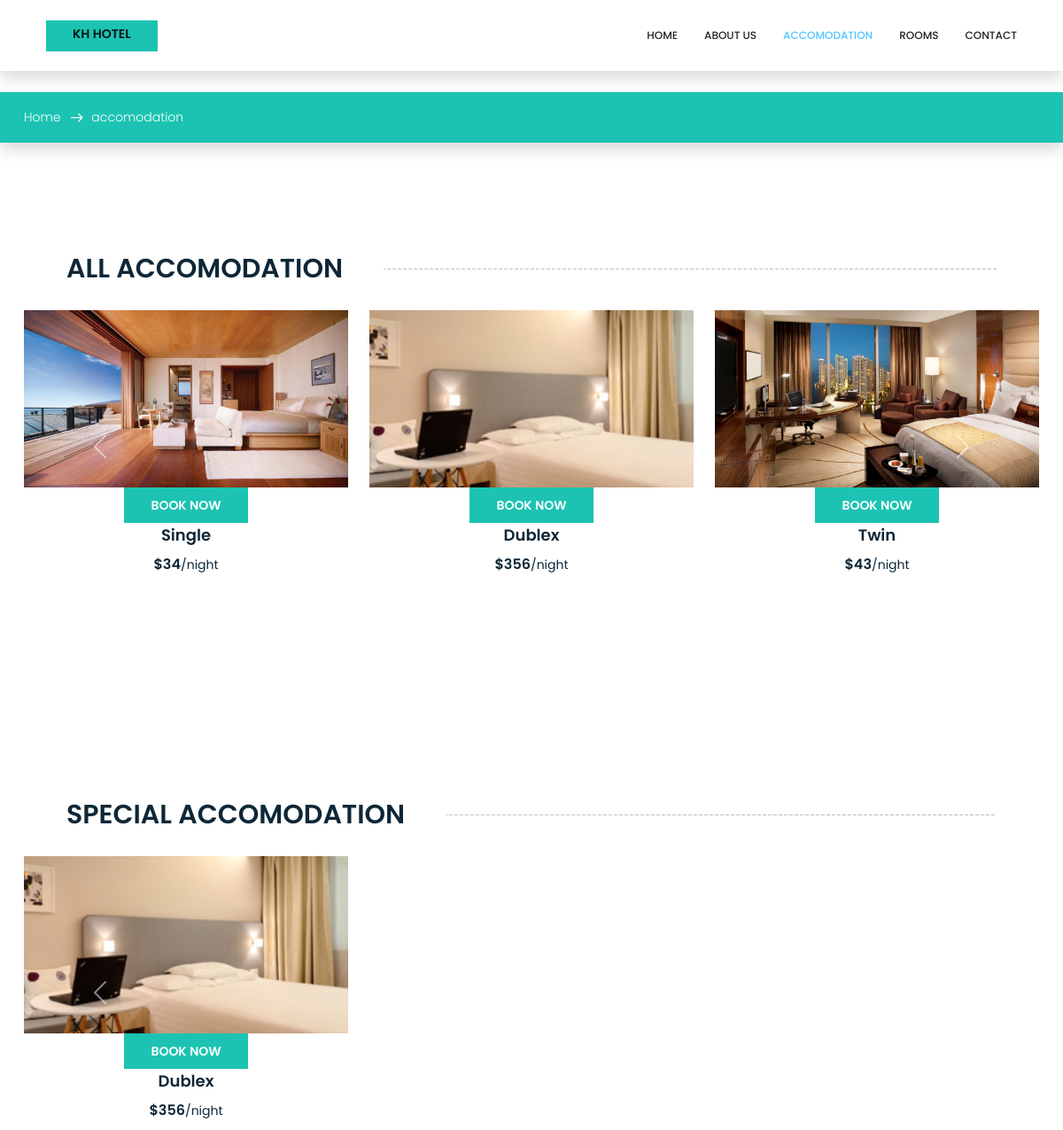
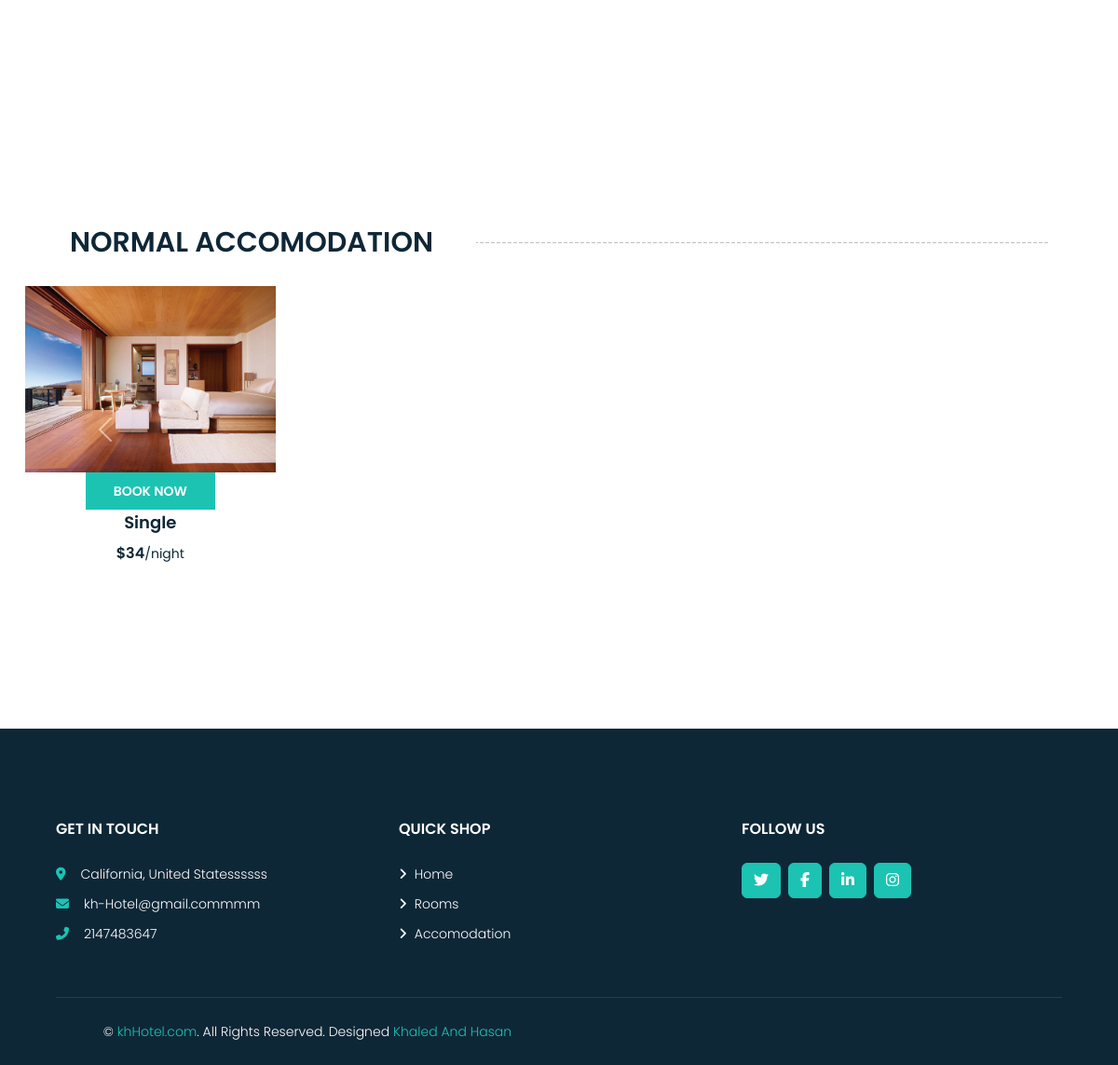
/hotel/accomodation.php, run on the app's committed database (2 pictures, top to bottom).
### tables this page shows
CREATE TABLE `rooms` (
  `room_id` int(10) UNSIGNED NOT NULL,
  `room_name` varchar(255) NOT NULL,
  `room_image` varchar(255) NOT NULL,
  `room_number` int(11) NOT NULL,
  `room_type` varchar(255) NOT NULL,
  `price_per_night` int(11) NOT NULL,
  `room_description` varchar(255) NOT NULL
);

CREATE TABLE `footer` (
  `footer_id` int(10) UNSIGNED NOT NULL,
  `address` varchar(255) NOT NULL,
  `email` varchar(255) NOT NULL,
  `phone_number` int(25) NOT NULL
);

### hotel/accomodation.php (the view, shortened to what this page needs)
<?php require('common/header.php');
require('../connect.php');
$sql_normal = "SELECT * from rooms WHERE room_type in('Single','Economy Double')";
$result_normal = $conn->query($sql_normal);
$normal = $result_normal->fetch_all(MYSQLI_ASSOC);
$sql_special = "SELECT * from rooms WHERE room_type in('Dublex','Economy Double')";
$result_special = $conn->query($sql_special);
$special = $result_special->fetch_all(MYSQLI_ASSOC);
$sql_all = "SELECT * from rooms";
$result_all = $conn->query($sql_all);
$all = $result_all->fetch_all(MYSQLI_ASSOC);
$sql_footer = "SELECT * from footer";
$result_footer = $conn->query($sql_footer);
$footer = $result_footer->fetch_all(MYSQLI_ASSOC);
?>
<body>
    <?php require('common/navbar.php'); ?>
    <section class="breadcrumb_area mt-4 shadow">
        <div class="container">
            <ol class="breadcrumb mt-3">
                <li><a href="index.php">Home</a></li>
                <li class="active">accomodation</li>
            </ol>
        </div>
    </section>
    <section class="accomodation_area section_gap">
        <div class="container">
            <h2 class="section-title position-relative text-uppercase mx-xl-5 mb-4">
                <span class="pr-3">All Accomodation</span>
                <hr>
            </h2>
            <div id="testimonialCarousel" class="carousel slide" data-bs-ride="carousel">
                <div class="carousel-inner">
                    <?php
                    $allChunks = array_chunk($all, 3);
                    foreach ($allChunks as $k => $allChunk) { ?>
                        <div class="carousel-item <?php echo $k === 0 ? 'active' : ''; ?> ">
                            <div class="row">
                                <?php foreach ($allChunk as $all) { ?>
                                    <div class="col-lg-4 col-sm-6">
                                        <div class="accommodation_item text-center">
                                            <div class="hotel_img">
                                                <img src="image/rooms/<?php echo $all['room_image'] ?>" alt="">
                                                <a href="book.php?room_id=<?php echo $all['room_id'] ?>" class="btn theme_btn button_hover ">Book Now</a>
                                            </div>
                                            <h4 class=""><?php echo $all['room_type'] ?></h4>
                                            <h5>$<?php echo $all['price_per_night'] ?><small>/night</small></h5>
                                        </div>
                                    </div>
                                <?php } ?>
                            </div>
                        </div>
                    <?php } ?>
                </div>
                <button class="carousel-control-prev" style="color: white;" type="button" data-bs-target="#testimonialCarousel" data-bs-slide="prev">
                    <span class="carousel-control-prev-icon" aria-hidden="true"></span>
                </button>
                <button class="carousel-control-next" style="color: white;" type="button" data-bs-target="#testimonialCarousel" data-bs-slide="next">
                    <span class="carousel-control-next-icon" aria-hidden="true"></span>
                </button>
            </div>
        </div>
    </section>
    <section class="accomodation_area section_gap">
        <div class="container">
            <h2 class="section-title position-relative text-uppercase mx-xl-5 mb-4">
                <span class="pr-3">Special Accomodation</span>
                <hr>
            </h2>
            <div id="testimonialCarousel" class="carousel slide" data-bs-ride="carousel">
                <div class="carousel-inner">
                    <?php
                    $specialChunks = array_chunk($special, 3);
                    foreach ($specialChunks as $k => $specialChunks) { ?>
                        <div class="carousel-item <?php echo $k === 0 ? 'active' : ''; ?> ">
                            <div class="row">
                                <?php foreach ($specialChunks as $special) { ?>
                                    <div class="col-lg-4 col-sm-6">
                                        <div class="accommodation_item text-center">
                                            <div class="hotel_img">
                                                <img src="image/rooms/<?php echo $special['room_image'] ?>" alt="">
                                                <a href="book.php?room_id=<?php echo $special['room_id'] ?>" class="btn theme_btn button_hover ">Book Now</a>
                                            </div>
                                            <h4 class=""><?php echo $special['room_type'] ?></h4>
                                            <h5>$<?php echo $special['price_per_night'] ?><small>/night</small></h5>
                                        </div>
                                    </div>
                                <?php } ?>
                            </div>
                        </div>
                    <?php } ?>
                </div>
                <button class="carousel-control-prev" style="color: white;" type="button" data-bs-target="#testimonialCarousel" data-bs-slide="prev">
                    <span class="carousel-control-prev-icon" aria-hidden="true"></span>
                </button>
                <button class="carousel-control-next" style="color: white;" type="button" data-bs-target="#testimonialCarousel" data-bs-slide="next">
                    <span class="carousel-control-next-icon" aria-hidden="true"></span>
                </button>
            </div>
        </div>
    </section>
    <section class="accomodation_area section_gap">
        <div class="container">
            <h2 class="section-title position-relative text-uppercase mx-xl-5 mb-4">
                <span class="pr-3">Normal Accomodation</span>
                <hr>
            </h2>
            <div id="testimonialCarousel" class="carousel slide" data-bs-ride="carousel">
                <div class="carousel-inner">
                    <?php
                    $normalChunks = array_chunk($normal, 3);
                    foreach ($normalChunks as $k => $normalChunk) { ?>
                        <div class="carousel-item <?php echo $k === 0 ? 'active' : ''; ?> ">
                            <div class="row">
                                <?php foreach ($normalChunk as $room) { ?>
                                    <div class="col-lg-3 col-sm-6">
                                        <div class="accommodation_item text-center">
                                            <div class="hotel_img">
                                                <img src="image/rooms/<?php echo $room['room_image'] ?>" alt="">
                                                <a href="book.php?room_id=<?php echo $room['room_id'] ?>" class="btn theme_btn button_hover ">Book Now</a>
                                            </div>
                                            <h4 class=""><?php echo $room['room_type'] ?></h4>
                                            <h5>$<?php echo $room['price_per_night'] ?><small>/night</small></h5>
                                        </div>
                                    </div>
                                <?php } ?>
                            </div>
                        </div>
                    <?php } ?>
                </div>
                <button class="carousel-control-prev" style="color: white;" type="button" data-bs-target="#testimonialCarousel" data-bs-slide="prev">
                    <span class="carousel-control-prev-icon" aria-hidden="true"></span>
                </button>
                <button class="carousel-control-next" style="color: white;" type="button" data-bs-target="#testimonialCarousel" data-bs-slide="next">
                    <span class="carousel-control-next-icon" aria-hidden="true"></span>
                </button>
            </div>
        </div>
    </section>
    <?php require('common/footer.php'); ?>
</body>
</html>

### hotel/common/footer.php
<div class="container-fluid  mt-5 pt-5" style="background-color: #0e2737;">
    <div class="row px-xl-5 pt-5">
        <div class="col-lg-4 col-md-12 mb-5 pr-3 pr-xl-5" style="color: white !important;">
            <h5 class=" text-uppercase mb-4">Get In Touch</h5>
            <p class="mb-2"><i class="fa fa-map-marker-alt text-primary mr-3"></i><?php echo $footer[0]['address'] ?></p>
            <p class="mb-2"><i class="fa fa-envelope text-primary mr-3"></i><?php echo $footer[0]['email'] ?></p>
            <p class="mb-0"><i class="fa fa-phone-alt text-primary mr-3"></i><?php echo $footer[0]['phone_number'] ?></p>
        </div>
        <div class="col-lg-4 col-md-4 mb-5" style="color: white !important;">
            <h5 class="text-white text-uppercase mb-4">Quick Shop</h5>
            <div class="d-flex flex-column justify-content-start">
                <a class="text-white mb-2" href="index.php"><i class="fa fa-angle-right mr-2"></i>Home</a>
                <a class="text-white mb-2" href="rooms.php"><i class="fa fa-angle-right mr-2"></i>Rooms</a>
                <a class="text-white mb-2" href="accomodation.php"><i class="fa fa-angle-right mr-2"></i>Accomodation</a>
            </div>
        </div>
        <div class="col-lg-4 col-md-4 mb-5 " style="color: white !important;">
            <h5 class="text-white text-uppercase mb-4">Follow Us</h5>
            <div class="d-flex align-items-right">
                <a class="btn btn-primary btn-square mr-2 text-right" href="#"><i class="fab fa-twitter"></i></a>
                <a class="btn btn-primary btn-square mr-2 text-right" href="#"><i class="fab fa-facebook-f"></i></a>
                <a class="btn btn-primary btn-square mr-2 text-right" href="#"><i class="fab fa-linkedin-in"></i></a>
                <a class="btn btn-primary btn-square text-right" href="#"><i class="fab fa-instagram"></i></a>
            </div>
        </div>
    </div>
    <div class="row border-top mx-xl-5 py-4" style="border-color: rgba(256, 256, 256, .1) !important;">
        <div class="col-md-6 px-xl-0">
            <p class="mb-md-0 text-center text-md-left text-white">
                &copy; <a class="text-primary" href="#">khHotel.com</a>. All Rights Reserved. Designed
                <span class="text-primary">Khaled And Hasan</span>
            </p>
        </div>
    </div>
</div>

### hotel/css/style.css (style rules this page uses)
a { text-decoration: none; -webkit-transition: all 0.3s ease-in-out; -o-transition: all 0.3s ease-in-out; transition: all 0.3s ease-in-out; }
body { line-height: 24px; font-size: 14px; font-family: "Poppins", sans-serif; font-weight: 300; color: #0e2737; }
section { background: #fff; }
h1, h2, h3, h4, h5, h6 { font-family: "Poppins", sans-serif; font-weight: 600; }
@media (min-width: 1200px) { .container { max-width: 1170px; } }
.section_gap { padding: 120px 0; }
.theme_btn { font-size: 14px; line-height: 30px; text-transform: uppercase; color: #fff; font-weight: 600; background: #1cc3b2; padding: 5px 30px; }
.theme_btn:before { background: #1cc3b2; }
.button_hover { border-radius: 0px; position: relative; z-index: 1; -webkit-transition: all 0.3s linear; -o-transition: all 0.3s linear; transition: all 0.3s linear; overflow: hidden; border: 0px; display: inline-block; text-align: center; }
.button_hover:before { content: ""; width: 100%; height: 100%; left: 0; top: 0; position: absolute; -webkit-transform: translateX(-100%); -ms-transform: translateX(-100%); transform: translateX(-100%); z-index: -1; background: #0e2737; color: white !important; -webkit-transition: all 0.3s linear; -o-transition: all 0.3s linear; transition: all 0.3s linear; opacity: 0; }
.section-title { display: flex; align-items: center; }
.section-title span { margin-right: 1em; }
.section-title hr { flex: 1; border: none; height: 1px; background: linear-gradient(to right, #000 30%, transparent 30%, transparent 70%, #000 70%, #000); background-size: 6px 1px; }
.breadcrumb_area { position: relative; background: #1cc3b2; z-index: 1; overflow: hidden; }
.breadcrumb { text-align: center; background: transparent; padding: 0px; display: inline-block; }
.breadcrumb li { display: inline-block; color: #fff; }
.breadcrumb li a { color: #fff; }
.breadcrumb li+li:before { content: "\e87a"; font-family: 'Linearicons-Free'; font-size: 14px; font-weight: 600; vertical-align: middle; margin: 0px 10px 0px 7px; }
h2 { font-size: 30px; }
h4 { font-size: 18px; }
h5 { font-size: 16px; }
h1, h2, h3, h4, h5, h6 { line-height: 1.5em; }

### hotel/accomodation.php (style rules this page uses)
.hotel_img img { width: 100%; height: 200px; object-fit: cover; }

### data on the page
rooms: room_image (picture), room_type "Single", price_per_night "34"
rooms: room_image (picture), room_type "Dublex", price_per_night "356"
rooms: room_image (picture), room_type "Twin", price_per_night "43"
footer: address "California, United Statessssss", email "kh-Hotel@gmail.commmm", phone_number "2147483647"
